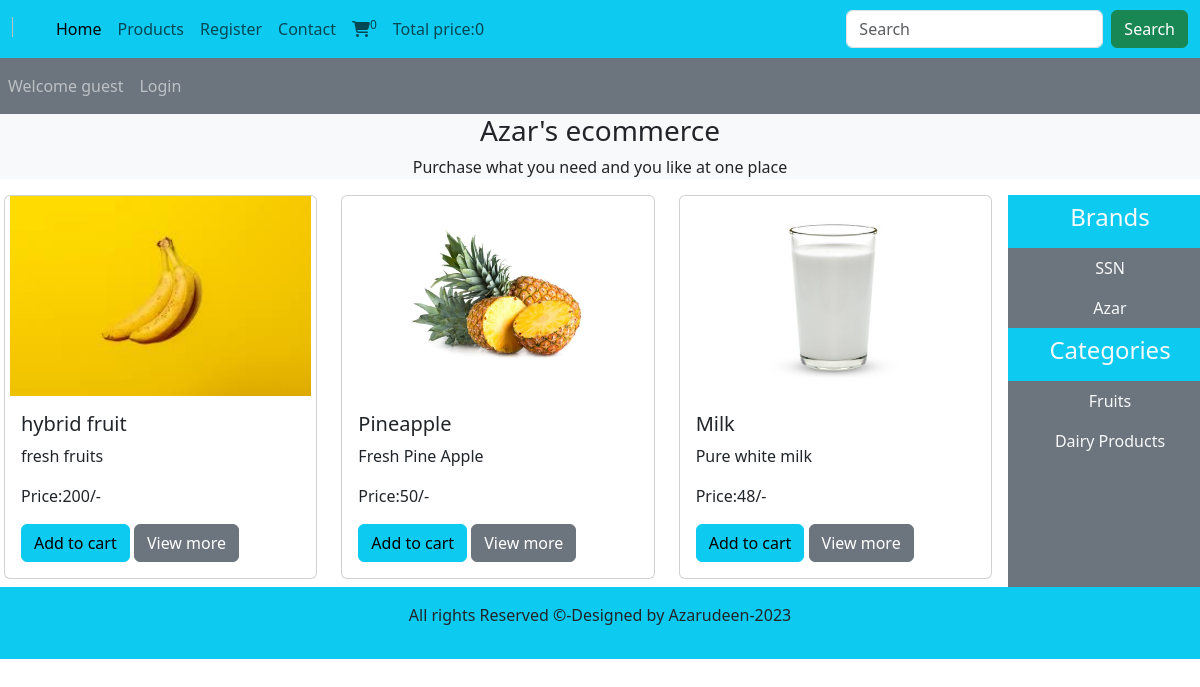
The page / on the database its author committed.
### tables this page shows
CREATE TABLE `products` (
  `product_id` int(11) NOT NULL,
  `product_title` varchar(100) NOT NULL,
  `product_description` varchar(255) NOT NULL,
  `product_keywords` varchar(255) NOT NULL,
  `category_id` int(11) NOT NULL,
  `brand_id` int(11) NOT NULL,
  `product_image1` varchar(255) NOT NULL,
  `product_image2` varchar(255) NOT NULL,
  `product_image3` varchar(255) NOT NULL,
  `product_price` varchar(100) NOT NULL,
  `date` timestamp NOT NULL DEFAULT current_timestamp() ON UPDATE current_timestamp(),
  `status` varchar(100) NOT NULL
);

CREATE TABLE `brands` (
  `brand_id` int(11) NOT NULL,
  `brand_title` varchar(100) NOT NULL
);

CREATE TABLE `categories` (
  `category_id` int(11) NOT NULL,
  `category_title` varchar(100) NOT NULL
);

### functions/common_functions.php (the view, shortened to what this page needs)
<?php
include('./includes/connect.php');
function getproducts()
{
    global $c;
    if(!isset($_GET['Category']))
    {
        if(!isset($_GET['brand']))
        {
          $sql = "SELECT * FROM `products` ORDER BY rand() LIMIT 0,4";
          $result = mysqli_query($c,$sql);
          while($row = mysqli_fetch_assoc($result))
          {
              $pid = $row['product_id'];
              $ptit = $row['product_title'];
              $pdes = $row['product_description'];
              $pimg1 = $row['product_image1'];
              $price = $row['product_price'];
              echo "<div class='col-md-4 mb-2'>
              <div class='card'>
                      <img class='card-img-top' src='product_images/$pimg1' alt='$ptit'>
                      <div class='card-body'>
                              <h5 class='card-title'>$ptit</h5>
                              <p class='card-text'>$pdes</p>
                              <p class='card-text'>Price:$price/-</p>
                              <a href='index.php?add_to_cart=$pid' class='btn btn-info'>Add to cart</a>
                              <a href='product_details.php?product_id=$pid' class='btn btn-secondary'>View more</a>
                      </div>
                </div>
            </div>";
          }
}
}
}
function displaybrand()
{
        global $c;
        $select_brands = "SELECT * FROM `brands`";
          $res_brands = mysqli_query($c,$select_brands);
          while($row_data = mysqli_fetch_assoc($res_brands))
          {
            $b_title = $row_data['brand_title'];
            $brand_id = $row_data['brand_id'];
            echo "<li class='nav-item'>
            <a href='index.php?brand=$brand_id' class='nav-link text-light'>$b_title</a>
          </li>";
          }
}
function displaycategories()
{
        global $c;
        $select_cat = "SELECT * FROM `categories`";
          $res_cat = mysqli_query($c,$select_cat);
          while($row_data = mysqli_fetch_assoc($res_cat))
          {
            $c_title = $row_data['category_title'];
            $cat_id = $row_data['category_id'];
            echo "<li class='nav-item'>
            <a href='index.php?Category=$cat_id' class='nav-link text-light'>$c_title</a>
          </li>";
          }
}
 function getIPAddress() {
     if(!empty($_SERVER['HTTP_CLIENT_IP'])) {
                $ip = $_SERVER['HTTP_CLIENT_IP'];
        }
    elseif (!empty($_SERVER['HTTP_X_FORWARDED_FOR'])) {
                $ip = $_SERVER['HTTP_X_FORWARDED_FOR'];
     }
    else{
             $ip = $_SERVER['REMOTE_ADDR'];
     }
     return $ip;
}
function cart_item()
{
  global $c;
  if(isset($_GET['add_to_cart']))
  {
    $get_ip_add = getIPAddress();
    $ssql = "SELECT * FROM `cart_details` WHERE ip_address='$get_ip_add'";
    $res = mysqli_query($c,$ssql);
    $num_of_rows = mysqli_num_rows($res);
  }
  else
  {
    $get_ip_add = getIPAddress();
    $ssql = "SELECT * FROM `cart_details` WHERE ip_address='$get_ip_add'";
    $res = mysqli_query($c,$ssql);
    $num_of_rows = mysqli_num_rows($res);
  }
  echo $num_of_rows;
}
function total_cart_price()
{
  $total_price = 0;
  echo $total_price;
}
?>

### index.php (shortened to what this page needs)
<?php
include('./includes/connect.php');
include('./functions/common_functions.php');
?>
<!DOCTYPE html>
<html lang="en">
<head>
    <link href="https://cdn.jsdelivr.net/npm/bootstrap@5.3.0-alpha1/dist/css/bootstrap.min.css" rel="stylesheet">
    <link rel="stylesheet" href="https://cdnjs.cloudflare.com/ajax/libs/font-awesome/6.3.0/css/all.min.css" />
    <link rel="stylesheet" href="css/style.css">
</head>
<body>
    <div class="container-fluid p-0">
        <nav class="navbar navbar-expand-lg navbar-light bg-info">
  <div class="container-fluid">
    <a class="navbar-brand" href="#"><img src="images/logo.png" alt="" class="logo"></a>
    <div class="collapse navbar-collapse" id="navbarSupportedContent">
      <ul class="navbar-nav me-auto mb-2 mb-lg-0">
        <li class="nav-item">
          <a class="nav-link active" aria-current="page" href="./index.php">Home</a>
        </li>
        <li class="nav-item">
          <a class="nav-link" href="display_all.php">Products</a>
        </li>
        <?php
        if(isset($_SESSION['username']))
        {
          echo "<li class='nav-item'>
          <a class='nav-link' href='./profile.php'>My Account</a>
          </li>";
        }
        else
        {
          echo "<li class='nav-item'>
          <a class='nav-link' href='users_area/user_register.php'>Register</a>
          </li>";
        }
        ?>
        <li class="nav-item">
          <a class="nav-link" href="#">Contact</a>
        </li>
        <li class="nav-item">
          <a class="nav-link" href="cart.php"><i class="fa-solid fa-cart-shopping"></i><sup><?php
          cart_item();
          ?></sup></a>
        </li>
        <li class="nav-item">
          <a class="nav-link" href="#">Total price:<?php total_cart_price();?></a>
        </li>
      </ul>
      <form class="d-flex" role="search" action="search.php" method="get">
        <input class="form-control me-2" type="search" placeholder="Search" aria-label="Search" name="search_data">
        <input type="submit" value="Search" class="btn btn-success" name="search_data_product">
      </form>
    </div>
  </div>
</nav>
<nav class="navbar navbar-expand-lg navbar-dark bg-secondary">
    <ul class="navbar-nav me-auto">
      <?php
      if(!isset($_SESSION['username']))
      {
        echo "<li><a href='#' class='nav-link'>Welcome guest</a></li>";
      }
      else
      {
        echo "<li><a href='#' class='nav-link'>Welcome ".$_SESSION['username']."</a></li>";
      }
      if(!isset($_SESSION['username']))
      {
        echo "<li><a href='users_area/users_login.php' class='nav-link'>Login</a></li>";
      }
      else
      {
        echo "<li><a href='users_area/logout.php' class='nav-link'>Logout</a></li>";
      }
      ?>
    </ul>
  </nav>
    <div class="bg-light">
      <h3 class="text-center">Azar's ecommerce</h3>
      <p class="text-center">Purchase what you need and you like at one place</p>
    </div>
    <div class="row">
      <div class="col-md-10">
      <div class="row px-1">
        <?php
        getproducts();
        ?>
        </div>
        </div>
      <div class="col-md-2 bg-secondary p-0">
        <ul class="navbar-nav me-auto text-center">
          <li class="nav-item bg-info">
            <a href="#" class="nav-link text-light"><h4>Brands</h4></a>
          </li>
          <?php
          displaybrand();
          ?>
        </ul>
        <ul class="navbar-nav me-auto text-center">
          <li class="nav-item bg-info">
            <a href="#" class="nav-link text-light"><h4>Categories</h4></a>
          </li>
          <?php
          displaycategories();
          ?>
        </ul>
      </div>
    </div>
    </div>
    <?php include('footer.php');?>
</body>
</html>

### footer.php
<div class="bg-info p-3 text-center">
      <p>All rights Reserved &copy;-Designed by Azarudeen-2023</p>
</div>

### css/style.css (style rules this page uses)
* { margin: 0; padding: 0; box-sizing: border-box; }
.card-img-top { width: 100%; height: 200px; object-fit: contain; }

### rows shown on the page
products: product_image1 (picture), product_title "hybrid fruit", product_description "fresh fruits", product_price "200"
products: product_image1 (picture), product_title "Pineapple", product_description "Fresh Pine Apple", product_price "50"
products: product_image1 (picture), product_title "Milk", product_description "Pure white milk", product_price "48"
brands: brand_title "SSN"
brands: brand_title "Azar"
categories: category_title "Fruits"
categories: category_title "Dairy Products"

### other values the page prints
$num_of_rows "0"
$total_price "0"
